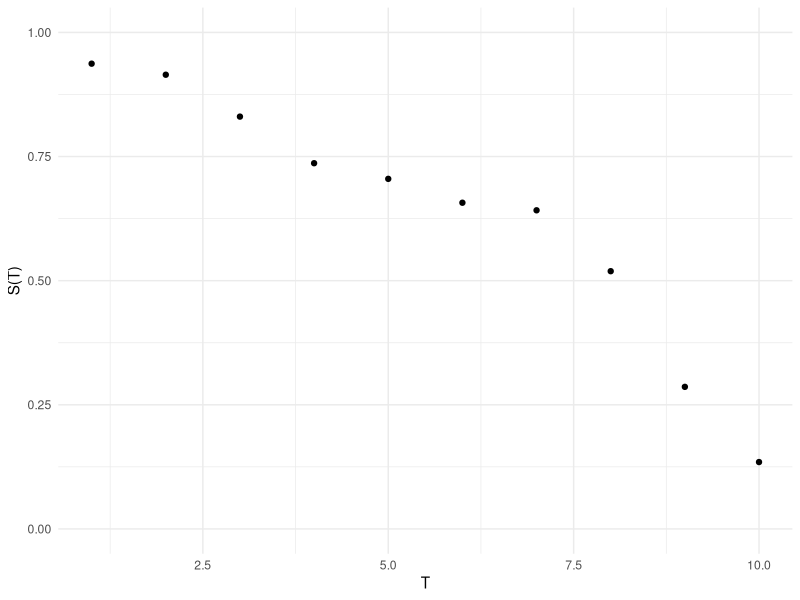
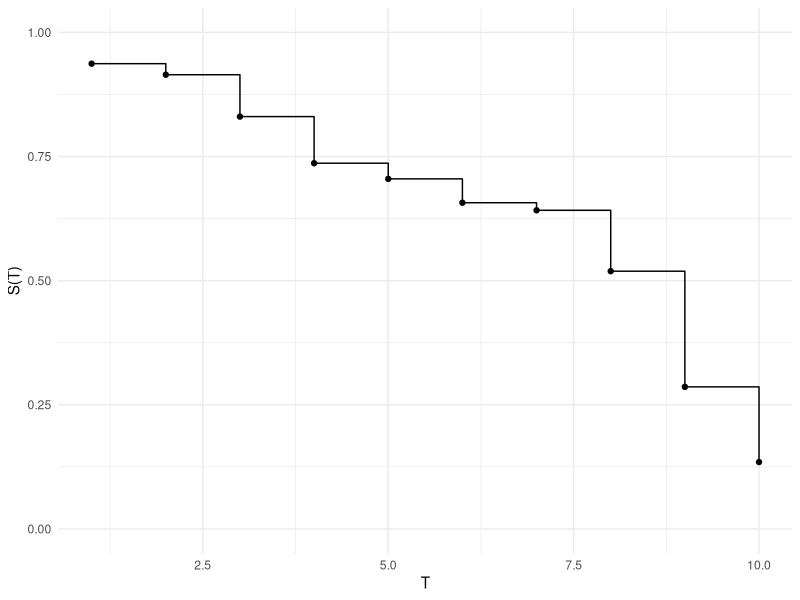
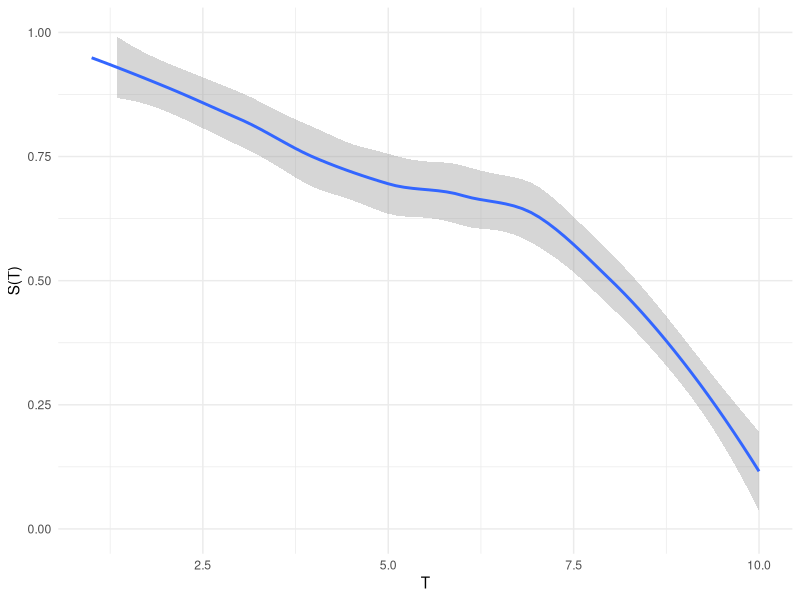
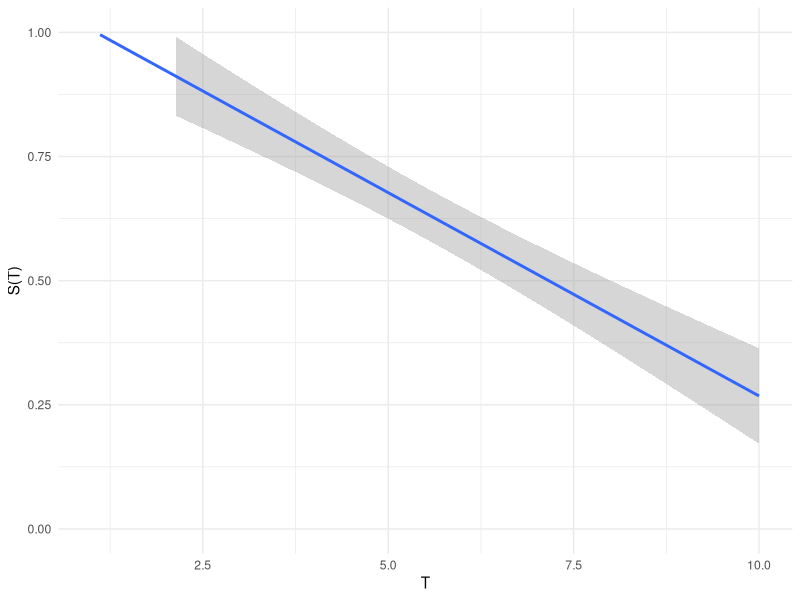

The R source for these figures, in order:
library(ggplot2)
set.seed(42)
p = ggplot(data = data.frame(x = 1:10, y = sort(runif(10), TRUE)), aes(x = x, y = y)) +
  xlim(1, 10) + ylim(0, 1) + labs(x = "T", y = "S(T)")

p + geom_point() + theme_minimal()
dev.copy(png, "../images/c5_car/surv_points.png", width = 7, height = 4, res = 300, units = "in")
dev.off()
p + geom_point() + geom_step() + theme_minimal()
dev.copy(png, "../images/c5_car/surv_step.png", width = 7, height = 4, res = 300, units = "in")
dev.off()
p + geom_smooth(method = "loess") + theme_minimal()
dev.copy(png, "../images/c5_car/surv_loess.png", width = 7, height = 4, res = 300, units = "in")
dev.off()
p + geom_smooth(method = "glm") + theme_minimal()
dev.copy(png, "../images/c5_car/surv_glm.png", width = 7, height = 4, res = 300, units = "in")
dev.off()
